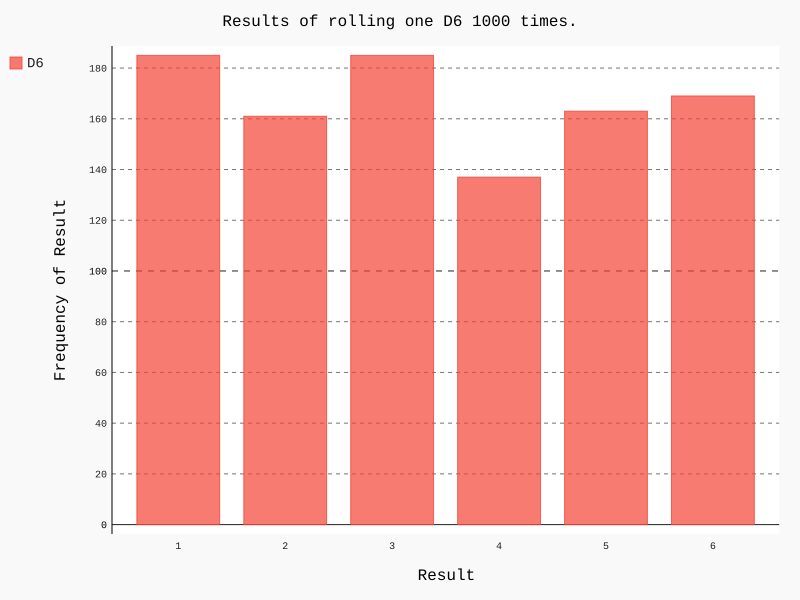

The script that drew this image:
#!/usr/bin/env python3

import pygal
from die import Die


# Cria um D6:
die = Die()

# Faz alguns lançamentos e armazena os resultados em uma lista:
results = []

for roll_num in range(1000):
    result = die.roll()
    results.append(result)

# Analisa os resultados:
frequencies = []

for value in range(1, die.num_sides + 1):
    frequency = results.count(value)
    frequencies.append(frequency)

# Visualiza os resultados:
hist = pygal.Bar()
hist.title = "Results of rolling one D6 1000 times."
hist.x_labels = [str(x_label) for x_label in range(1, 7)]
hist.x_title = "Result"
hist.y_title = "Frequency of Result"
hist.add('D6', frequencies)
hist.render_to_file('die_visual.svg')
